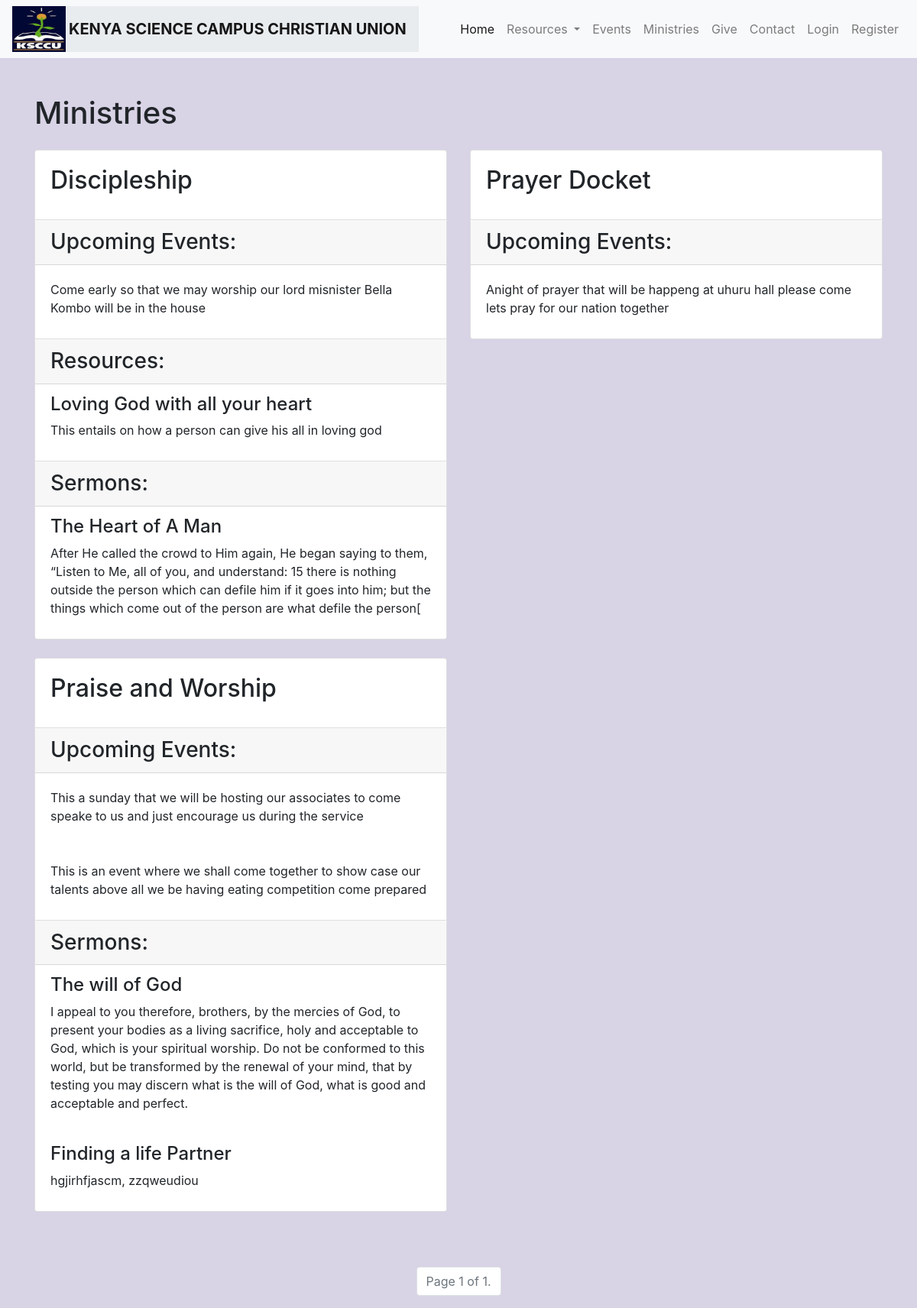
The page /ministry/ on the database its author committed.
### event_resources/models.py (models this page shows, shortened)
class Ministry(models.Model):
    name = models.CharField(max_length=128)
    short_message = models.TextField()
    leader = models.ForeignKey(User, on_delete=models.CASCADE)
    image = models.ImageField(upload_to='ministries/images/', blank=True, null=True)
    leader_email = models.EmailField(blank=True, null=True)
    leader_phone = models.CharField(max_length=32, blank=True, null=True)
    leader_address = models.CharField(max_length=256, blank=True, null=True)

class Event(models.Model):
    name = models.CharField(max_length=128)
    description = models.TextField()
    start_time = models.DateTimeField()
    end_time = models.DateTimeField()
    category = models.CharField(max_length=64)
    ministry = models.ForeignKey('Ministry', on_delete=models.CASCADE)
    image = models.ImageField(upload_to='events/images/', blank=True)

class Resource(models.Model):
    title = models.CharField(max_length=128)
    description = models.TextField()
    category = models.CharField(max_length=64)
    ministry = models.ForeignKey('Ministry', on_delete=models.CASCADE)
    media = models.FileField()
    is_members_only = models.BooleanField(default=False)

class Sermon(models.Model):
    title = models.CharField(max_length=128)
    speaker = models.CharField(max_length=128)
    date = models.DateField()
    video_link = models.CharField(blank=True, max_length=255)
    description = models.TextField()
    ministry = models.ForeignKey('Ministry', on_delete=models.CASCADE)

### event_resources/views.py (the view)
# urls.py: path('ministry/', views.ministry, name='ministry'),
def ministry(request):
    ministries = Ministry.objects.all()
    paginator = Paginator(ministries, 3)  # Show 3 ministries per page
    page_number = request.GET.get('page')
    page_obj = paginator.get_page(page_number)
    return render(request, 'ministry/pages.html', {'ministries': page_obj})

### templates/ministry/pages.html (shortened to what this page needs)
{% extends "base.html" %}
{% block content %}
  <div class="container">
    <h1 class="mt-5 mb-4">Ministries</h1>
    <div class="row">
      {% for ministry in ministries %}
      <div class="col-md-6 mb-4">
        <div class="card">
          <div class="card-body">
            <h2 class="card-title">{{ ministry.name }}</h2>
          </div>
          {% with ministry.event_set.all|slice:":3" as events %}
            {% if events %}
              <ul class="list-group list-group-flush">
                <h3 class="card-header">Upcoming Events:</h3>
                {% for event in events %}
                  <li class="list-group-item">
                    <p>{{ event.description }}</p>
                  </li>
                {% empty %}
                  <li class="list-group-item"><p>No events for this ministry.</p></li>
                {% endfor %}
              </ul>
            {% endif %}
          {% endwith %}
          {% with ministry.resource_set.all|slice:":3" as resources %}
            {% if resources %}
              <ul class="list-group list-group-flush">
                <h3 class="card-header">Resources:</h3>
                {% for resource in resources %}
                  <li class="list-group-item">
                    <h4>{{ resource.title }}</h4>
                    <p>{{ resource.description }}</p>
                  </li>
                {% empty %}
                  <li class="list-group-item"><p>No resources for this ministry.</p></li>
                {% endfor %}
              </ul>
            {% endif %}
          {% endwith %}
          {% with ministry.sermon_set.all|slice:":3" as sermons %}
            {% if sermons %}
              <ul class="list-group list-group-flush">
                <h3 class="card-header">Sermons:</h3>
                {% for sermon in sermons %}
                  <li class="list-group-item">
                    <h4>{{ sermon.title }}</h4>
                    <p>{{ sermon.description }}</p>
                  </li>
                {% empty %}
                  <li class="list-group-item"><p>No sermons for this ministry.</p></li>
                {% endfor %}
              </ul>
            {% endif %}
          {% endwith %}
        </div>
      </div>
      {% empty %}
        <div class="col-12">
          <p>No ministries found.</p>
        </div>
      {% endfor %}
    </div>
    <nav aria-label="Page navigation">
      <ul class="pagination justify-content-center mt-5">
        <li class="page-item disabled">
          <span class="page-link">Page {{ ministries.number }} of {{ ministries.paginator.num_pages }}.</span>
        </li>
      </ul>
    </nav>
  </div>
{% endblock %}

### static/css/style.css (style rules this page uses)
body { background: rgb(216, 211, 229); }

### rows shown on the page
Ministry: name "Discipleship"
Event: description "Come early so that we may worship our lord misnister Bella Kombo will be in the house"
Resource: title "Loving God with all your heart", description "This entails on how a person can give his all in loving god"
Sermon: title "The Heart of A Man", description "After He called the crowd to Him again, He began saying to them, “Listen to Me, all of you, and understand: 15 there is nothing outside the person which can defile him if it goes into him; but the things which come out of the person are what defile the person["
Ministry: name "Prayer Docket"
Event: description "Anight of prayer that will be happeng at uhuru hall please come lets pray for our nation together"
Ministry: name "Praise and Worship"
Event: description "This a sunday that we will be hosting our associates to come speake to us and just encourage us during the service"
Event: description "This is an event where we shall come together to show case our talents above all we be having eating competition come prepared"
Sermon: title "The will of God", description "I appeal to you therefore, brothers, by the mercies of God, to present your bodies as a living sacrifice, holy and acceptable to God, which is your spiritual worship. Do not be conformed to this world, but be transformed by the renewal of your mind, that by testing you may discern what is the will of God, what is good and acceptable and perfect."
Sermon: title "Finding a life Partner", description "hgjirhfjascm, zzqweudiou"

### other values the page prints
{{ ministries.number }} "1"
{{ ministries.paginator.num_pages }} "1"
